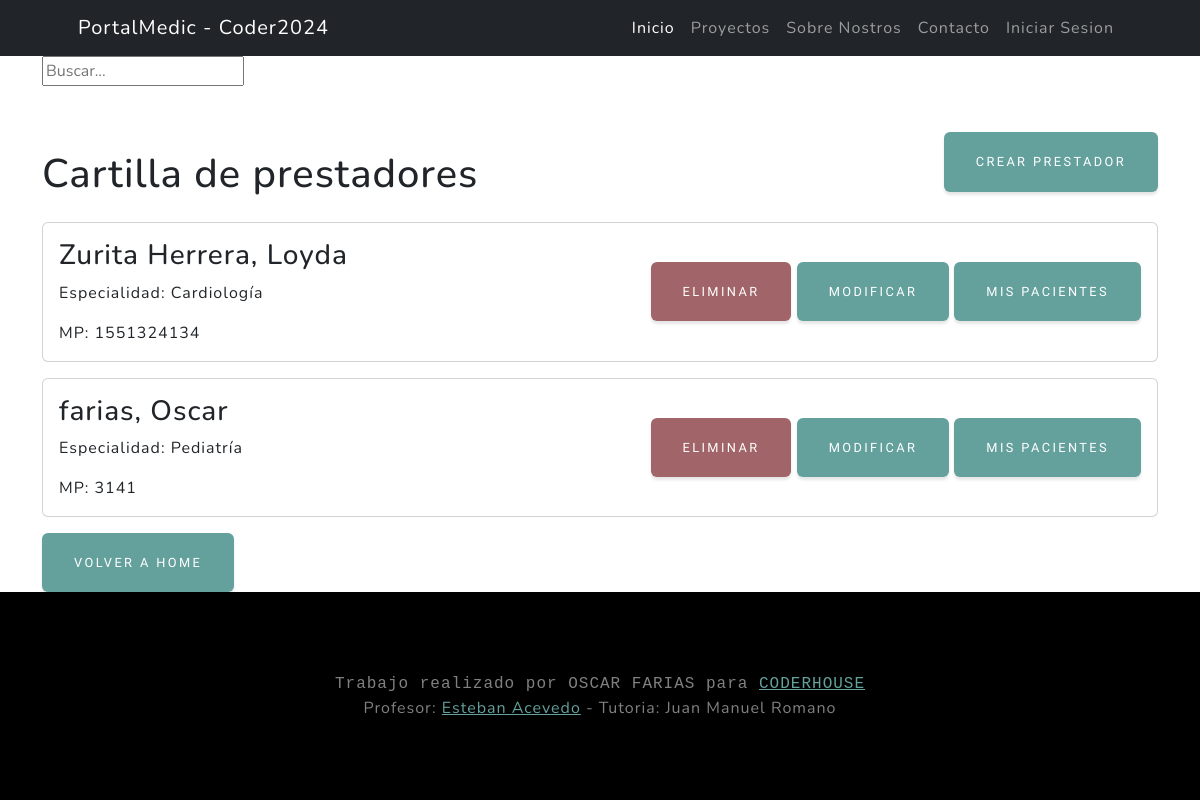
/medicos/medicos/list, run on the app's committed database.
### medicos/models.py (models this page shows, shortened)
class Medicos(models.Model):
    nombre = models.CharField(max_length=100, null=False, blank=True)
    apellido = models.CharField(max_length=100, null=False, blank=True)
    DNI = models.PositiveIntegerField(unique=True,null=True)
    nacionalidad= models.ForeignKey(Nacionalidad, on_delete=models.SET_NULL, null=True)
    matricula = models.PositiveIntegerField(unique=True, null=False, blank=False,verbose_name="Matricula Nacional")
    especialidad = models.ForeignKey(Especialidad, on_delete=models.SET_NULL, null=True)
    class Meta:
        verbose_name = "Medicos"
        verbose_name_plural = "Medicos"

class Especialidad(models.Model):
    especialidad = models.CharField(max_length=50, unique=True)
    def __str__(self) -> str:
        return self.especialidad
    class Meta:
        verbose_name = "Especialidad"
        verbose_name_plural = "Especialidades"

### medicos/views.py (the view)
# urls.py: path("medicos/list", medicos_list ,name="medicos_list"),
def medicos_list(request):
    consulta = Medicos.objects.all()
    contexto = {"medicos":consulta}
    return render(request,"medicos/medicos_list.html", contexto)

### medicos/templates/medicos/medicos_list.html (shortened to what this page needs)
{% extends 'core/base.html' %}
{% block content %}
<div class="container">
    <div class="pb-lg-3">
        <form action="{% url 'medicos:medicos_list' %}" method="get">
            <input type="text" name="busqueda" placeholder="Buscar...">
        </form>
    </div>
    <div class="d-flex justify-content-between align-items-center">
        <h1 class="mt-5 mb-4">Cartilla de prestadores</h1>
        <a href="{% url 'medicos:medicos_create'%}" class="btn btn-primary">Crear Prestador</a>
    </div>
    {% for medico in medicos %}
    <div class="card mb-3">
        <div class="card-body d-flex justify-content-between align-items-center">
            <div>
                <h3 class="card-title">{{medico.apellido}}, {{ medico.nombre }}</h3>
                <p class="card-text">Especialidad: {{ medico.especialidad }}</p>
                <p class="card-text">MP: {{ medico.matricula }}</p>
            </div>
            <div>
                <form method="post" action="{% url 'medicos:medicos_confirm_delete' pk=medico.id%}">
                    <button type="submit" class="btn btn-danger">Eliminar</button>
                <a href="{% url 'medicos:medicos_update' pk=medico.id%}" class="btn btn-primary">Modificar</a>
                <a href="{% url 'pacientes:pacientes_list'%}" class="btn btn-primary">Mis Pacientes</a>
                </form>
            </div>
        </div>
    </div>
    {% endfor %}
    <a href="{% url 'core:index' %}" class="btn btn-primary">Volver a HOME</a>
</div>
{% endblock content %}

### data on the page
Medicos: apellido "Zurita Herrera", nombre "Loyda", especialidad "Cardiología", matricula "1551324134"
Medicos: apellido "farias", nombre "Oscar", especialidad "Pediatría", matricula "3141"
